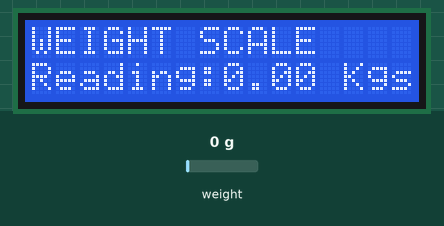
Simulated run of this sketch. Board: Arduino Uno, built with avr-gcc and run on an emulated ATmega328P. Shown: 16×2 character LCD. Inputs (shaded band) come from the test bench; at power-on: weight on the scale 0 g. What the sketch prints to the serial monitor is not drawn.

Above: at 2.2 s.
2.3 s: weight on the scale set to 100 g
At 2.9 s:
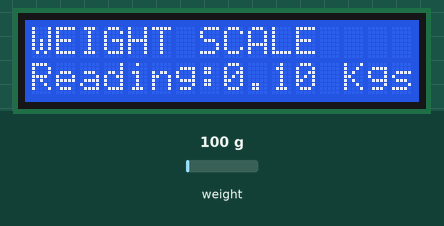
3.8 s: weight on the scale set to 1250 g
At 4.6 s:
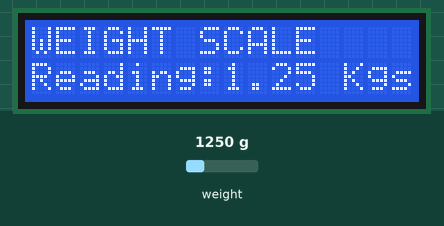
5.3 s: weight on the scale set to 2500 g
At 6.4 s:
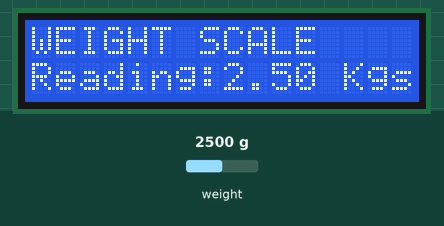
Timing chart, 0 to 8.3 s (numbered marks = the images above; inputs shaded):
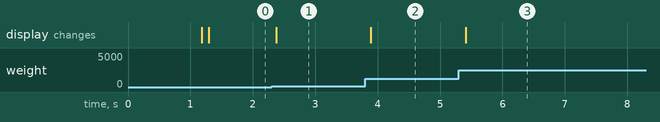

Measured:
- after the input at 2.3 s, the display: changes after 0.08 s (image 1)
- after the input at 3.8 s, the display: changes after 0.09 s (image 2)
- after the input at 5.3 s, the display: changes after 0.11 s (image 3)

The sketch:

LCD2.ino
```cpp
//Program code for digital weighing scale using Arduino and HX711 with load cell
#include "LiquidCrystal_I2C.h"
#include "HX711.h"

#define DEBUG_HX711

// calibration parameter from calibrating code with known values
#define CALIBRATION_FACTOR 187326.0

// Create the lcd object address 0x3F and 16 columns x 2 rows
LiquidCrystal_I2C lcd (0x27, 16,2);

// data pin and clock pin
byte pinData = 3;
byte pinClk = 2;

// define HX711
HX711 scale;

void setup() {

  lcd.init();
  lcd.backlight();
  lcd.print( "WEIGHT SCALE" );

#ifdef DEBUG_HX711
  // Initialize serial communication
  Serial.begin(9600);
  Serial.println("[HX7] Sensor start HX711");
#endif

  //Initializing sensor
  scale.begin(pinData, pinClk);
  // apply the calibration value
  scale.set_scale(CALIBRATION_FACTOR);
  // Initialize the tare
  //Assuming there is no weight on the scale at start up, reset the scale to 0
  scale.tare();
}

void loop() {
#ifdef DEBUG_HX711
  Serial.print("[HX7] Reading: ");
  Serial.print(scale.get_units(), 2);
  Serial.print(" Kgs");
  Serial.println();
#endif
lcd.setCursor (0, 1);
lcd.print( "Reading:" );
lcd.print(scale.get_units(), 2);
lcd.print(" Kgs");
}
```
